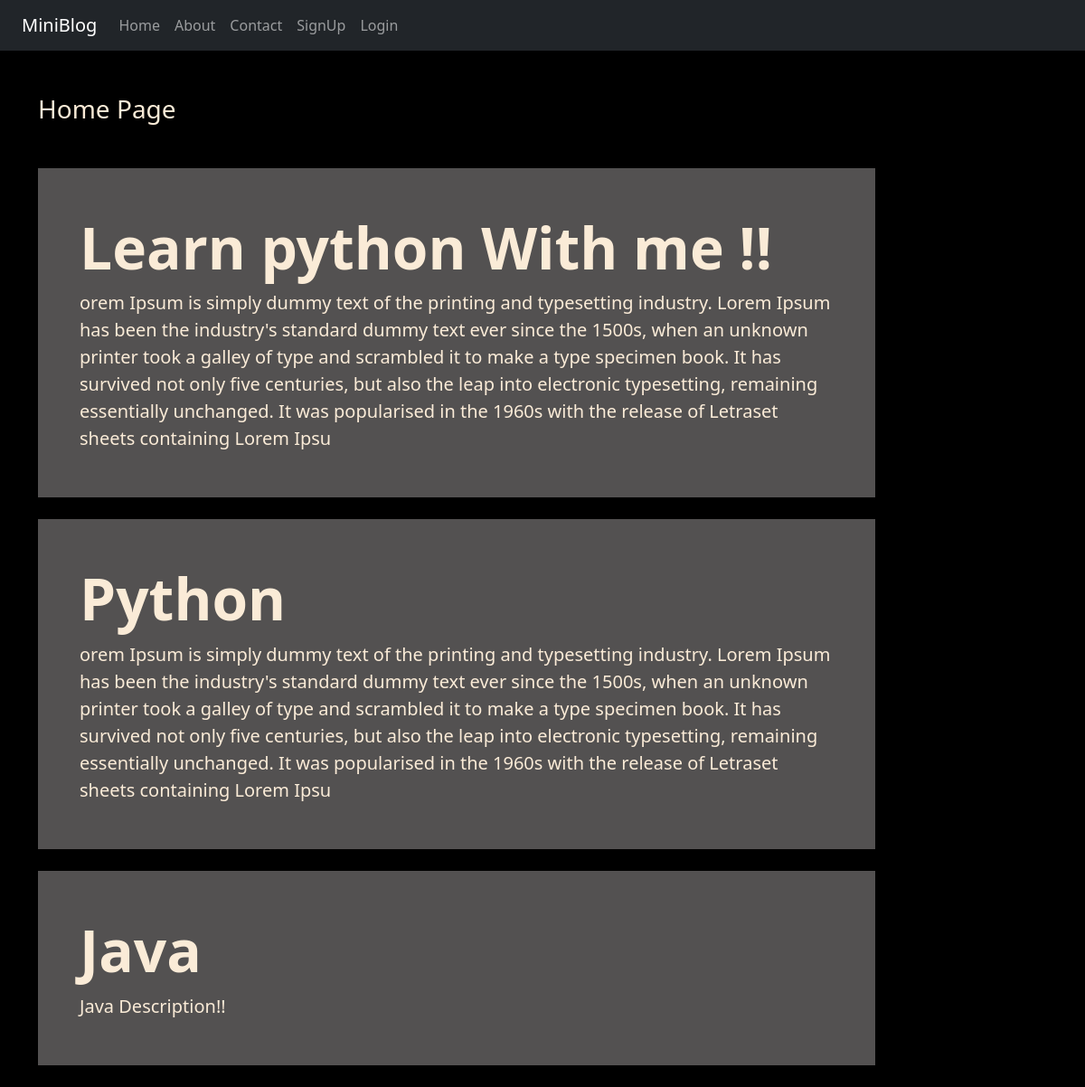
The page / on the database its author committed.
### miniblog/models.py (models this page shows)
class BlogPost(models.Model):
    title = models.CharField(max_length=150)
    description = models.TextField()

### miniblog/views.py (the view)
# urls.py: 2. Add a URL to urlpatterns:  path('', views.home, name='home')
def home(request):
    post = BlogPost.objects.all
    return render(request,'home.html',{'post':post})

### miniblog/templates/home.html
{% extends 'base.html' %}
{% load static %}
{% block content %}
<div class="col-sm-10">
    <h3 class="my-5">Home Page</h3>
    {% for p in post %}
    <div class="jumbotron jumbotron-fluid my-4">
        <div class="container">
          <h1 class="display-3 fw-bold mt-3">{{p.title}}</h1>
          <p class="lead">{{p.description}}</p>
        </div>
      </div>
    {% endfor %}
</div>
{% endblock content %}

### miniblog/static/css/style.css (style rules this page uses)
body { background-color: black; color: antiquewhite; }
.jumbotron { background-color: rgb(83, 81, 81); padding: 34px; }

### rows shown on the page
BlogPost: title "Learn python With me !!", description "orem Ipsum is simply dummy text of the printing and typesetting industry. Lorem Ipsum has been the industry's standard dummy text ever since the 1500s, when an unknown printer took a galley of type and scrambled it to make a type specimen book. It has survived not only five centuries, but also the leap into electronic typesetting, remaining essentially unchanged. It was popularised in the 1960s with the release of Letraset sheets containing Lorem Ipsu"
BlogPost: title "Python", description "orem Ipsum is simply dummy text of the printing and typesetting industry. Lorem Ipsum has been the industry's standard dummy text ever since the 1500s, when an unknown printer took a galley of type and scrambled it to make a type specimen book. It has survived not only five centuries, but also the leap into electronic typesetting, remaining essentially unchanged. It was popularised in the 1960s with the release of Letraset sheets containing Lorem Ipsu"
BlogPost: title "Java", description "Java Description!!"
